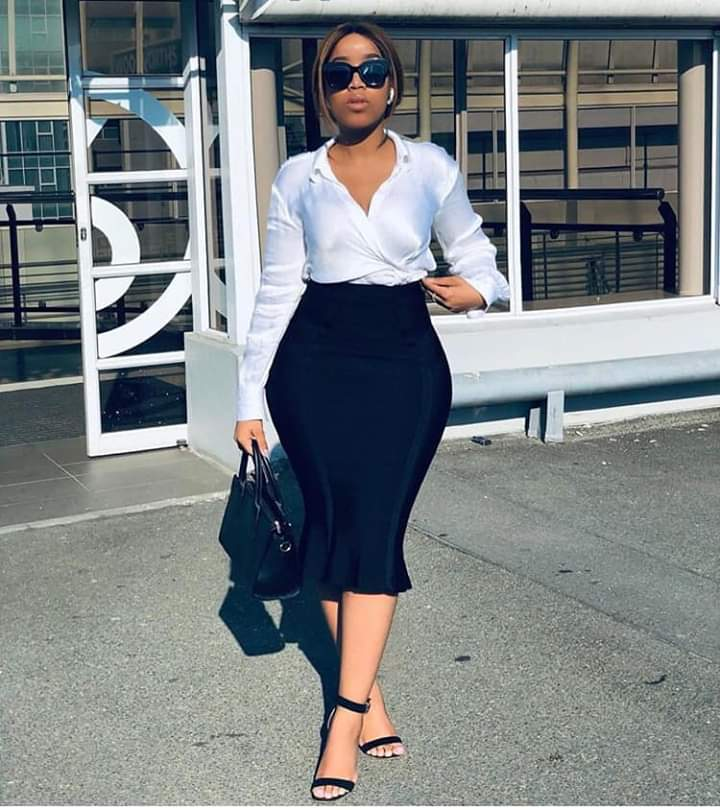
#> input picture imgs/babe.jpg, 720 x 810 px, given in place of the camera
$ python bg_subtraction.py
#> lines starting #> are read from the running program, lines starting #| are printed output that depends on the picture; after the words box and inside, x2 and y2 are one past the last pixel; in counts of white or black regions, pixels touching at a corner belong together
import cv2 as cv
import numpy as np

# cap = cv.VideoCapture('vids/her.mp4')
cap = cv.VideoCapture(0) # read from CAM

bgfg = cv.createBackgroundSubtractorMOG2()

while True:
    ret, frame = cap.read()
#> frame is the input picture: shape (810, 720, 3); mean B, G, R 131.2, 128.9, 123.7
    if not ret:
        print('the end')
        break

    frame = cv.flip(frame, 1)  #Horizontal Flip
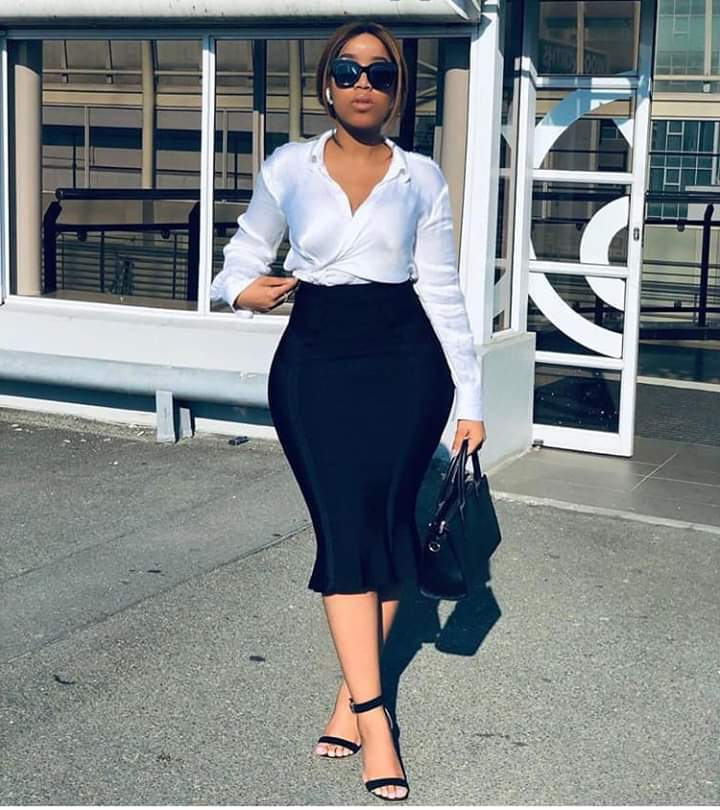
#> frame: shape (810, 720, 3); mean B, G, R 131.2, 128.9, 123.7
    output = frame.copy()
    gray = cv.cvtColor(frame, cv.COLOR_BGR2GRAY)
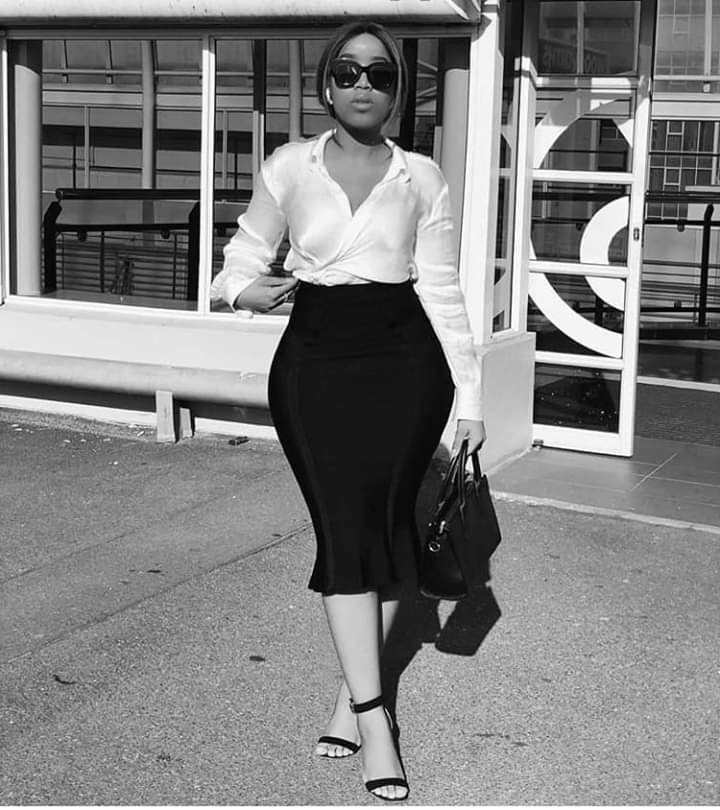
#> gray: shape (810, 720); min 0, max 255, mean 127.6
    blur = cv.bilateralFilter(gray, 5, 50, 100)

    fgmask = bgfg.apply(frame)
#> fgmask: shape (810, 720); every value is 127
    kernel = np.ones((3, 3), np.uint8)
    fgmask = cv.erode(fgmask, kernel, iterations=1)
    res = cv.bitwise_and(gray, gray, mask=fgmask)

    contours, heirarchy = cv.findContours(res, cv.RETR_EXTERNAL, cv.CHAIN_APPROX_SIMPLE)
#> contours = [[[0, 0], [0, 809], [719, 809], [719, 0]]]

    for contour in contours:
        area = cv.contourArea(contour)
        if area < 500:
            continue
        hull = cv.convexHull(contour)
        # cv.drawContours(output, contour, -1, (0,0,255), 3)
        cv.drawContours(output, hull, -1, (0,255,0), 10)
#> this loop made 1 pass
#> (contour, area, hull) on pass 1: ([[0, 0], [0, 809], [719, 809], [719, 0]], 581671, [[719, 0], [719, 809], [0, 809], [0, 0]])
#> output: shape (810, 720, 3); 0.02% of pixels changed, all inside (x1, y1, x2, y2) = (0, 0, 720, 810)


    cv.imshow('vid', frame)
    cv.imshow('fg', fgmask)
    cv.imshow('res', res)
    cv.imshow('output', output)

    if cv.waitKey(1) & 0xFF == ord('d'):
#> (key Esc is pressed here)
        break

cap.release()
cv.destroyAllWindows()
